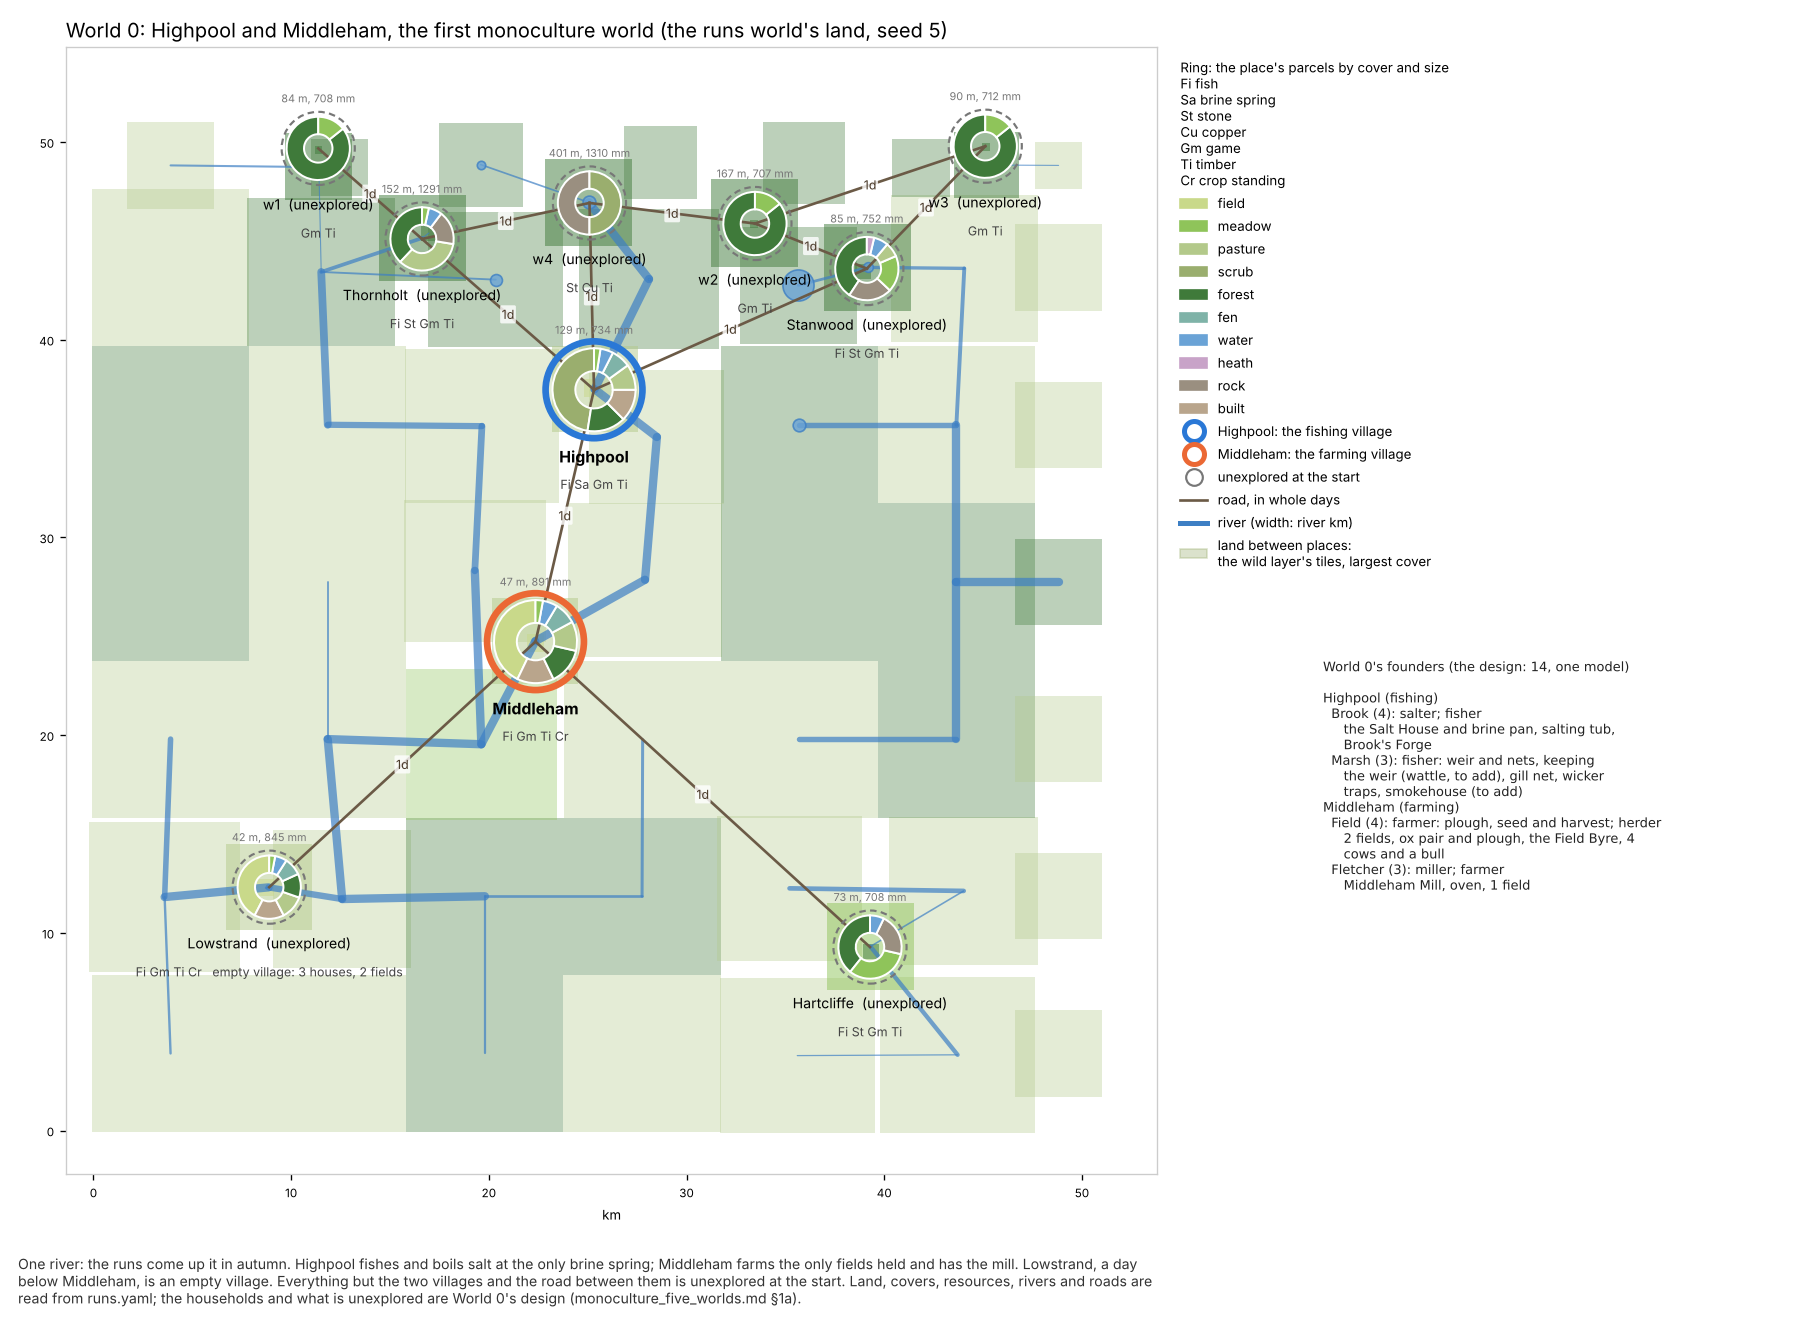

Write the Python code that produced this figure.
"""World 0 (monoculture_five_worlds.md §1a): the runs world's land as the engine holds it, with World 0's design laid over it.

Drawn from `cybertron2/specs/water/runs.yaml`, the generated world the World 0 maker would start from:
- **the land between places** is the wild layer's areas (`wild.land.areas`): each home, ring and block tile is shaded by its
  largest cover, at the coarse resolution the engine keeps (homes and 2.5 km rings round each place, blocks beyond);
- **rivers** are the areas' drainage (`wild.land.down`) where an area carries river, the line's width by its river km; **lakes**
  are `wild.land.waters`;
- **each place** is a ring of its parcels' covers, by parcel size; its resources are read from its parcels' states (fish, brine,
  quarry, seam, game, wood) and its buildings from `buildings`;
- **roads** are the world's roads, in whole days.

Presentation choices (not held by the engine): a place's ring sits at its node's `xy`; tiles are squares of the area's km2 at its
`xy_km`; rivers are straight segments between area centres. World 0's overlay (households, who holds what, what is unexplored, the
capital the maker would add) is the design's, labelled as such.

    python3 docs/review/39_monoculture/world0_map.py
"""
import math
import os
import textwrap

import matplotlib
import yaml

matplotlib.use("Agg")
import matplotlib.pyplot as plt  # noqa: E402
from matplotlib.lines import Line2D  # noqa: E402
from matplotlib.patches import Patch, Rectangle, Wedge  # noqa: E402

HERE = os.path.dirname(os.path.abspath(__file__))
ROOT = os.path.abspath(os.path.join(HERE, "..", "..", ".."))
SRC = os.path.join(ROOT, "cybertron2", "specs", "water", "runs.yaml")

COVER = {  # the engine's covers; colours follow the peoples maps (69_peoples/design.py LAND)
    "field": "#c9d98a", "meadow": "#8fc45a", "pasture": "#b3c98a", "scrub": "#9aae6e", "forest": "#3f7a3a", "fen": "#7fb3a8",
    "water": "#6aa3d6", "heath": "#c8a3c8", "moor": "#a68aa0", "rock": "#9a8f80", "built": "#b9a58c", "saltmarsh": "#9fc9d6",
}
GROUP = {"fishing": "#2a78d6", "farming": "#eb6834"}            # categorical slots 1 and 2 (validated)
RES = [("fish", "Fi fish"), ("brine", "Sa brine spring"), ("quarry", "St stone"), ("seam", "Cu copper"), ("game", "Gm game"),
       ("wood", "Ti timber"), ("crop", "Cr crop standing")]

# ------------------------------------------------------------------ World 0's design (monoculture_five_worlds.md §1a)
W0 = {
    "Highpool": {"group": "fishing", "known": True, "who": [
        ("Brook (4)", "salter; fisher", "the Salt House and brine pan, salting tub, Brook's Forge"),
        ("Marsh (3)", "fisher: weir and nets, keeping", "the weir (wattle, to add), gill net, wicker traps, smokehouse (to add)")]},
    "Middleham": {"group": "farming", "known": True, "who": [
        ("Field (4)", "farmer: plough, seed and harvest; herder", "2 fields, ox pair and plough, the Field Byre, 4 cows and a bull"),
        ("Fletcher (3)", "miller; farmer", "Middleham Mill, oven, 1 field")]},
    "Lowstrand": {"note": "empty village: 3 houses, 2 fields"},
}
DROP = {"Shepherd", "Hart", "Wood", "Wright", "Cotter"}          # households the maker takes out (their houses stand empty)


def load():
    return yaml.safe_load(open(SRC))


def draw(w, out):
    fig, ax = plt.subplots(figsize=(15, 11))
    L = w["wild"]["land"]
    A = L["areas"]
    # the land between places: area tiles by largest cover
    for a in sorted(A.values(), key=lambda a: {"wild": 0, "ring": 1, "home": 2}[a["kind"]]):
        cov = a.get("cover") or {}
        if not cov:
            continue
        top = max(cov, key=cov.get)
        x, y = a["xy_km"]
        s = math.sqrt(float(a["km2"]))
        ax.add_patch(Rectangle((x - s / 2, y - s / 2), s, s, color=COVER.get(top, "#ddd"), alpha=0.35 if a["kind"] == "wild" else 0.5,
                               lw=0, zorder=0))
    # rivers: drainage between areas that carry river
    for a_id, b_id in L["down"].items():
        a = A.get(a_id)
        b = A.get(b_id)
        if not a or not b:
            continue
        km = float(a.get("river_km") or 0) + 3 * float(a.get("big_river_km") or 0)
        if km <= 0:
            continue
        (x1, y1), (x2, y2) = a["xy_km"], b["xy_km"]
        ax.plot([x1, x2], [y1, y2], color="#3d7fc4", lw=min(0.6 + km * 0.35, 5), alpha=0.7, zorder=1, solid_capstyle="round")
    for body in L["waters"].values():
        if body["kind"] != "lake":
            continue
        for a_id, k2 in body["areas"].items():
            x, y = A[a_id]["xy_km"]
            ax.scatter(x, y, s=60 * float(k2), color=COVER["water"], alpha=0.8, edgecolor="#3d7fc4", zorder=1)
    # roads
    N = w["nodes"]
    for a, b, days, info in w["roads"]:
        (x1, y1), (x2, y2) = N[a]["xy"], N[b]["xy"]
        ax.plot([x1, x2], [y1, y2], color="#6b5a46", lw=1.6, zorder=2)
        ax.text((x1 + x2) / 2, (y1 + y2) / 2, f"{days}d", fontsize=7.5, color="#4a3a2a", ha="center", va="center", zorder=2,
                bbox=dict(boxstyle="round,pad=0.12", fc="white", ec="none", alpha=0.8))
    # places: a ring of parcel covers by size
    held = {b["parcel"].split("_")[0]: [] for b in w["buildings"].values()}
    for b in w["buildings"].values():
        if b.get("household") not in DROP:
            held[b["parcel"].split("_")[0]].append(b["name"])
    for n, d in N.items():
        x, y = d["xy"]
        sizes = {}
        res = set()
        for p in d["parcels"].values():
            sizes[p["cover"]] = sizes.get(p["cover"], 0) + p["size"]
            st = p.get("state") or {}
            res |= {k for k in st if k in dict(RES)}
            if p.get("spring") == "brine":
                res.add("brine")
            if p["cover"] == "water" and "fish" in st:
                res.add("fish")
        tot = sum(sizes.values())
        r = 2.1 if n in W0 and W0[n].get("known") else 1.6
        a0 = 90.0
        for cov, sz in sorted(sizes.items(), key=lambda kv: -kv[1]):
            span = 360.0 * sz / tot
            ax.add_patch(Wedge((x, y), r, a0, a0 + span, width=r * 0.55, color=COVER.get(cov, "#ddd"), ec="white", lw=1.2, zorder=4))
            a0 += span
        g = W0.get(n, {}).get("group")
        if g:
            ax.add_patch(plt.Circle((x, y), r + 0.35, fill=False, ec=GROUP[g], lw=4, zorder=5))
        else:
            ax.add_patch(plt.Circle((x, y), r + 0.25, fill=False, ec="#777", lw=1.3, ls=(0, (3, 2)), zorder=5))
        unexplored = not (W0.get(n) or {}).get("known")
        label = n + ("" if not unexplored else "  (unexplored)")
        ax.text(x, y - r - 0.8, label, fontsize=9.5 if g else 8.5, weight="bold" if g else "normal", ha="center", va="top", zorder=6)
        codes = " ".join(c.split()[0] for k, c in RES if k in res)
        sub = codes
        if W0.get(n, {}).get("note"):
            sub = (sub + "   " if sub else "") + W0[n]["note"]
        if sub:
            ax.text(x, y - r - 2.3, sub, fontsize=7.5, color="#444", ha="center", va="top", zorder=6)
        el = f"{int(d.get('elevation', 0))} m, {int(d.get('rain_mm', 0))} mm"
        ax.text(x, y + r + 0.6, el, fontsize=6.5, color="#777", ha="center", va="bottom", zorder=6)
    xs = [d["xy"][0] for d in N.values()] + [a["xy_km"][0] for a in A.values()]
    ys = [d["xy"][1] for d in N.values()] + [a["xy_km"][1] for a in A.values()]
    ax.set_xlim(min(xs) - 5, max(xs) + 5)
    ax.set_ylim(min(ys) - 6, max(ys) + 5)
    ax.set_aspect("equal")
    ax.tick_params(labelsize=7)
    ax.set_xlabel("km", fontsize=8)
    for s in ax.spines.values():
        s.set_color("#ccc")
    covers = [c for c in COVER if any(c in {p["cover"] for p in d["parcels"].values()} for d in N.values())]
    h = [Patch(color=COVER[c], label=c) for c in covers]
    h += [Line2D([], [], marker="o", ls="", ms=12, mfc="white", mec=GROUP["fishing"], mew=3, label="Highpool: the fishing village"),
          Line2D([], [], marker="o", ls="", ms=12, mfc="white", mec=GROUP["farming"], mew=3, label="Middleham: the farming village"),
          Line2D([], [], marker="o", ls="", ms=10, mfc="white", mec="#777", mew=1.3, label="unexplored at the start"),
          Line2D([], [], color="#6b5a46", lw=1.6, label="road, in whole days"),
          Line2D([], [], color="#3d7fc4", lw=3, label="river (width: river km)"),
          Patch(color="#9aae6e", alpha=0.35, label="land between places:\nthe wild layer's tiles, largest cover")]
    leg = ax.legend(handles=h, loc="upper left", bbox_to_anchor=(1.01, 1.0), frameon=False, fontsize=8,
                    title="Ring: the place's parcels by cover and size\n" + "\n".join(c for _, c in RES), title_fontsize=8)
    leg._legend_box.align = "left"
    # the design's households
    lines = []
    for n in ("Highpool", "Middleham"):
        lines.append(f"{n} ({W0[n]['group']})")
        for hh, liv, cap in W0[n]["who"]:
            lines.append(f"  {hh}: {liv}")
            lines.append(textwrap.fill(cap, 52, initial_indent="     ", subsequent_indent="     "))
    fig.text(0.735, 0.50, "World 0's founders (the design: 14, one model)\n\n" + "\n".join(lines), fontsize=7.8, va="top", ha="left",
             family="DejaVu Sans", color="#222")
    ax.set_title("World 0: Highpool and Middleham, the first monoculture world (the runs world's land, seed 5)", loc="left", fontsize=12)
    fig.text(0.01, 0.01, textwrap.fill(
        "One river: the runs come up it in autumn. Highpool fishes and boils salt at the only brine spring; Middleham farms the only "
        "fields held and has the mill. Lowstrand, a day below Middleham, is an empty village. Everything but the two villages and the "
        "road between them is unexplored at the start. Land, covers, resources, rivers and roads are read from runs.yaml; the "
        "households and what is unexplored are World 0's design (monoculture_five_worlds.md §1a).", 170),
        fontsize=8.5, va="bottom", ha="left", color="#333")
    fig.tight_layout(rect=(0, 0.06, 0.73, 1))
    fig.savefig(out, dpi=120)
    plt.close(fig)


def flows(out):
    """World 0's dependencies: who holds which chokepoint, and what each flow carries (the design's table, drawn)."""
    fig, ax = plt.subplots(figsize=(13, 6.5))
    ax.set_xlim(0, 13)
    ax.set_ylim(0, 6.5)
    ax.axis("off")
    boxes = {"Highpool": (0.4, 1.0, GROUP["fishing"], ["Brook: salt house, brine pan, forge", "Marsh: weir, nets, traps, smokehouse",
                                                         "gives: salt, smoked and salted fish, mended tools",
                                                         "lacks: fields, oxen, a mill; grain between the runs"]),
             "Middleham": (8.2, 1.0, GROUP["farming"], ["Field: fields, ox team and plough, cattle, hay", "Fletcher: the mill, oven",
                                                         "gives: grain and flour, hides, oxen for carrying and clearing",
                                                         "lacks: salt; a fishery beyond the shallows; a forge"])}
    for n, (x, y, c, rows) in boxes.items():
        ax.add_patch(Rectangle((x, y), 4.4, 4.2, fc="white", ec=c, lw=3))
        ax.text(x + 0.2, y + 3.85, n, fontsize=13, weight="bold", va="top", color="#222")
        for i, t in enumerate(rows):
            ax.text(x + 0.2, y + 3.1 - i * 0.75, textwrap.fill(t, 46), fontsize=9, va="top", color="#333" if i > 1 else "#111")
    arrows = [("salt", 1), ("smoked and salted fish (the autumn glut)", 1), ("tools mended at the forge", 1),
              ("grain and flour (food between the runs)", -1), ("hides (rods: angling 1.5 a unit, by hand 0.6)", -1),
              ("oxen lent (carrying, clearing a plot)", -1)]
    for i, (t, d) in enumerate(arrows):
        y = 4.7 - i * 0.62
        x1, x2 = (4.9, 8.1) if d == 1 else (8.1, 4.9)
        ax.annotate("", xy=(x2, y), xytext=(x1, y), arrowprops=dict(arrowstyle="-|>", lw=1.6, color="#555"))
        ax.text(6.5, y + 0.08, t, fontsize=8.3, ha="center", va="bottom", color="#222")
    ax.text(6.5, 0.55, "a day's road; each link has a holder who can withhold it; no terms are seeded", fontsize=8.5, ha="center",
            color="#555", style="italic")
    ax.set_title("World 0's dependencies: the fishing village and the farming village (the design)", loc="left", fontsize=12)
    fig.tight_layout()
    fig.savefig(out, dpi=120)
    plt.close(fig)


if __name__ == "__main__":
    w = load()
    draw(w, os.path.join(HERE, "world0_map.png"))
    flows(os.path.join(HERE, "world0_flows.png"))
    print("ok")
